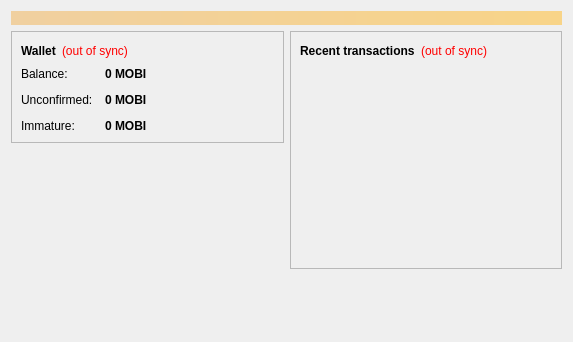
<?xml version="1.0" encoding="UTF-8"?>
<ui version="4.0">
 <class>OverviewPage</class>
 <widget class="QWidget" name="OverviewPage">
  <property name="geometry">
   <rect>
    <x>0</x>
    <y>0</y>
    <width>573</width>
    <height>342</height>
   </rect>
  </property>
  <property name="windowTitle">
   <string>Form</string>
  </property>
  <layout class="QVBoxLayout" name="topLayout">
   <item>
    <widget class="QLabel" name="labelAlerts">
     <property name="visible">
      <bool>false</bool>
     </property>
     <property name="styleSheet">
      <string notr="true">background-color: qlineargradient(x1: 0, y1: 0, x2: 1, y2: 0, stop:0 #F0D0A0, stop:1 #F8D488); color:#000000;</string>
     </property>
     <property name="wordWrap">
      <bool>true</bool>
     </property>
     <property name="margin">
      <number>3</number>
     </property>
    </widget>
   </item>
   <item>
    <layout class="QHBoxLayout" name="horizontalLayout" stretch="1,1">
     <item>
      <layout class="QVBoxLayout" name="verticalLayout_2">
       <item>
        <widget class="QFrame" name="frame">
         <property name="frameShape">
          <enum>QFrame::StyledPanel</enum>
         </property>
         <property name="frameShadow">
          <enum>QFrame::Raised</enum>
         </property>
         <layout class="QVBoxLayout" name="verticalLayout_4">
          <item>
           <layout class="QHBoxLayout" name="horizontalLayout_4">
            <item>
             <widget class="QLabel" name="label_5">
              <property name="font">
               <font>
                <weight>75</weight>
                <bold>true</bold>
               </font>
              </property>
              <property name="text">
               <string>Wallet</string>
              </property>
             </widget>
            </item>
            <item>
             <widget class="QLabel" name="labelWalletStatus">
              <property name="toolTip">
               <string>The displayed information may be out of date. Your wallet automatically synchronizes with the MobiusCoin network after a connection is established, but this process has not completed yet.</string>
              </property>
              <property name="styleSheet">
               <string notr="true">QLabel { color: red; }</string>
              </property>
              <property name="text">
               <string notr="true">(out of sync)</string>
              </property>
              <property name="alignment">
               <set>Qt::AlignLeading|Qt::AlignLeft|Qt::AlignVCenter</set>
              </property>
             </widget>
            </item>
            <item>
             <spacer name="horizontalSpacer_2">
              <property name="orientation">
               <enum>Qt::Horizontal</enum>
              </property>
              <property name="sizeHint" stdset="0">
               <size>
                <width>40</width>
                <height>20</height>
               </size>
              </property>
             </spacer>
            </item>
           </layout>
          </item>
          <item>
           <layout class="QFormLayout" name="formLayout_2">
            <property name="fieldGrowthPolicy">
             <enum>QFormLayout::AllNonFixedFieldsGrow</enum>
            </property>
            <property name="horizontalSpacing">
             <number>12</number>
            </property>
            <property name="verticalSpacing">
             <number>12</number>
            </property>
            <item row="0" column="0">
             <widget class="QLabel" name="label">
              <property name="text">
               <string>Balance:</string>
              </property>
             </widget>
            </item>
            <item row="0" column="1">
             <widget class="QLabel" name="labelBalance">
              <property name="font">
               <font>
                <weight>75</weight>
                <bold>true</bold>
               </font>
              </property>
              <property name="cursor">
               <cursorShape>IBeamCursor</cursorShape>
              </property>
              <property name="toolTip">
               <string>Your current balance</string>
              </property>
              <property name="text">
               <string notr="true">0 MOBI</string>
              </property>
              <property name="textInteractionFlags">
               <set>Qt::LinksAccessibleByMouse|Qt::TextSelectableByKeyboard|Qt::TextSelectableByMouse</set>
              </property>
             </widget>
            </item>
            <item row="1" column="0">
             <widget class="QLabel" name="label_3">
              <property name="text">
               <string>Unconfirmed:</string>
              </property>
             </widget>
            </item>
            <item row="1" column="1">
             <widget class="QLabel" name="labelUnconfirmed">
              <property name="font">
               <font>
                <weight>75</weight>
                <bold>true</bold>
               </font>
              </property>
              <property name="cursor">
               <cursorShape>IBeamCursor</cursorShape>
              </property>
              <property name="toolTip">
               <string>Total of transactions that have yet to be confirmed, and do not yet count toward the current balance</string>
              </property>
              <property name="text">
               <string notr="true">0 MOBI</string>
              </property>
              <property name="textInteractionFlags">
               <set>Qt::LinksAccessibleByMouse|Qt::TextSelectableByKeyboard|Qt::TextSelectableByMouse</set>
              </property>
             </widget>
            </item>
            <item row="2" column="0">
             <widget class="QLabel" name="labelImmatureText">
              <property name="text">
               <string>Immature:</string>
              </property>
             </widget>
            </item>
            <item row="2" column="1">
             <widget class="QLabel" name="labelImmature">
              <property name="font">
               <font>
                <weight>75</weight>
                <bold>true</bold>
               </font>
              </property>
              <property name="toolTip">
               <string>Mined balance that has not yet matured</string>
              </property>
              <property name="text">
               <string notr="true">0 MOBI</string>
              </property>
              <property name="textInteractionFlags">
               <set>Qt::LinksAccessibleByMouse|Qt::TextSelectableByKeyboard|Qt::TextSelectableByMouse</set>
              </property>
             </widget>
            </item>
           </layout>
          </item>
         </layout>
        </widget>
       </item>
       <item>
        <spacer name="verticalSpacer">
         <property name="orientation">
          <enum>Qt::Vertical</enum>
         </property>
         <property name="sizeHint" stdset="0">
          <size>
           <width>20</width>
           <height>40</height>
          </size>
         </property>
        </spacer>
       </item>
      <item>
         <widget class="QLabel" name="coinimage">
          <property name="text">
           <string/>
          </property>
          <property name="pixmap">
           <pixmap resource="../bitcoin.qrc">:/icons/bitcoin</pixmap>
          </property>
          <property name="scaledContents">
           <bool>false</bool>
          </property>
          <property name="alignment">
           <set>Qt::AlignCenter</set>
          </property>
          <property name="margin">
           <number>-2</number>
          </property>
         </widget>
        </item>
      </layout>
     </item>
     <item>
      <layout class="QVBoxLayout" name="verticalLayout_3">
       <item>
        <widget class="QFrame" name="frame_2">
         <property name="frameShape">
          <enum>QFrame::StyledPanel</enum>
         </property>
         <property name="frameShadow">
          <enum>QFrame::Raised</enum>
         </property>
         <layout class="QVBoxLayout" name="verticalLayout">
          <item>
           <layout class="QHBoxLayout" name="horizontalLayout_2">
            <item>
             <widget class="QLabel" name="label_4">
              <property name="text">
               <string>&lt;b&gt;Recent transactions&lt;/b&gt;</string>
              </property>
             </widget>
            </item>
            <item>
             <widget class="QLabel" name="labelTransactionsStatus">
              <property name="toolTip">
               <string>The displayed information may be out of date. Your wallet automatically synchronizes with the MobiusCoin network after a connection is established, but this process has not completed yet.</string>
              </property>
              <property name="styleSheet">
               <string notr="true">QLabel { color: red; }</string>
              </property>
              <property name="text">
               <string notr="true">(out of sync)</string>
              </property>
              <property name="alignment">
               <set>Qt::AlignRight|Qt::AlignTrailing|Qt::AlignVCenter</set>
              </property>
             </widget>
            </item>
            <item>
             <spacer name="horizontalSpacer">
              <property name="orientation">
               <enum>Qt::Horizontal</enum>
              </property>
              <property name="sizeHint" stdset="0">
               <size>
                <width>40</width>
                <height>20</height>
               </size>
              </property>
             </spacer>
            </item>
           </layout>
          </item>
          <item>
           <widget class="QListView" name="listTransactions">
            <property name="styleSheet">
             <string notr="true">QListView { background: transparent; }</string>
            </property>
            <property name="frameShape">
             <enum>QFrame::NoFrame</enum>
            </property>
            <property name="verticalScrollBarPolicy">
             <enum>Qt::ScrollBarAlwaysOff</enum>
            </property>
            <property name="horizontalScrollBarPolicy">
             <enum>Qt::ScrollBarAlwaysOff</enum>
            </property>
            <property name="selectionMode">
             <enum>QAbstractItemView::NoSelection</enum>
            </property>
           </widget>
          </item>
         </layout>
        </widget>
       </item>
       <item>
        <spacer name="verticalSpacer_2">
         <property name="orientation">
          <enum>Qt::Vertical</enum>
         </property>
         <property name="sizeHint" stdset="0">
          <size>
           <width>20</width>
           <height>40</height>
          </size>
         </property>
        </spacer>
       </item>
      </layout>
     </item>
    </layout>
   </item>
  </layout>
 </widget>
 <resources/>
 <connections/>
</ui>
